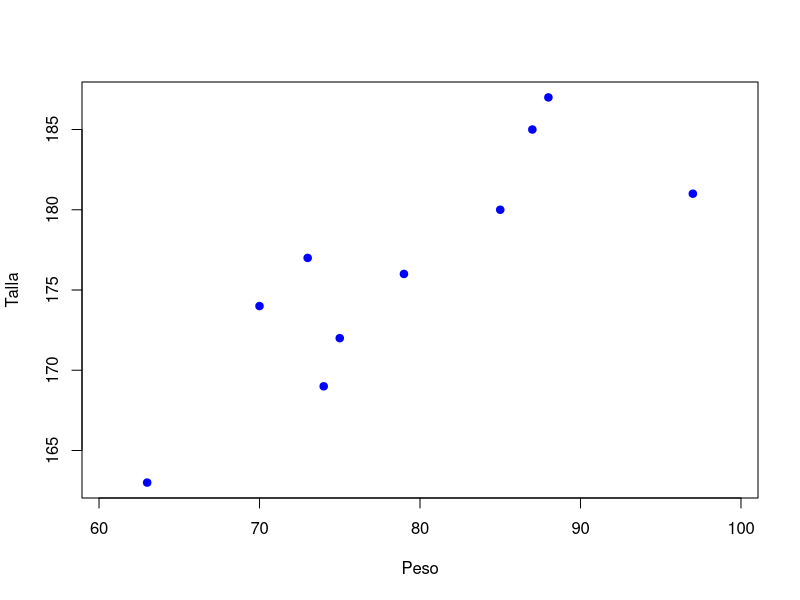
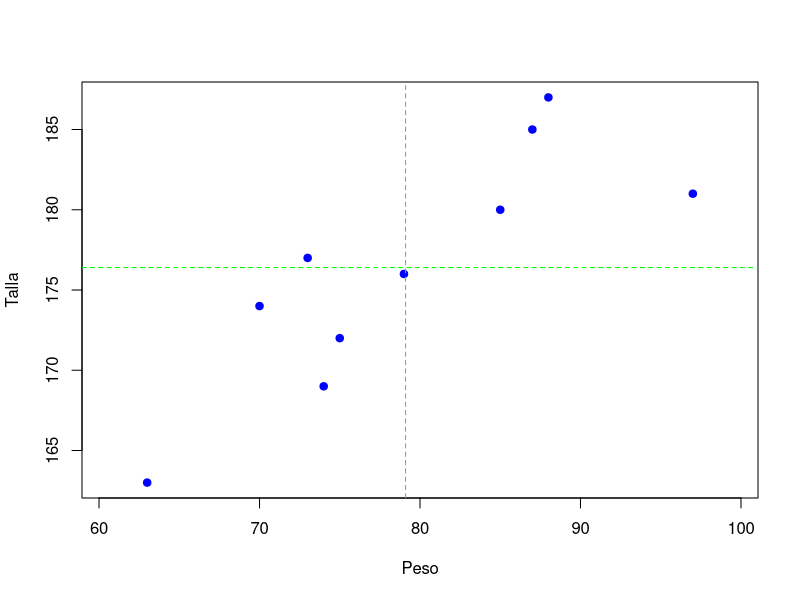
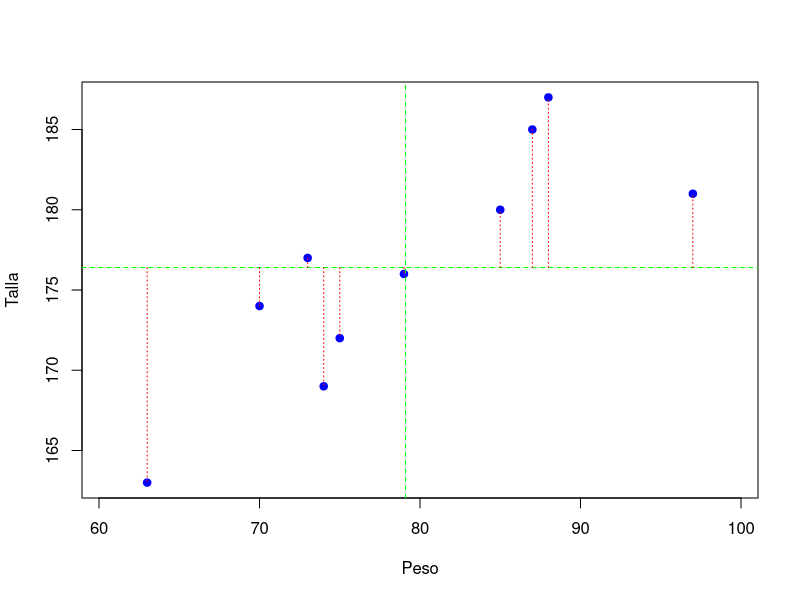
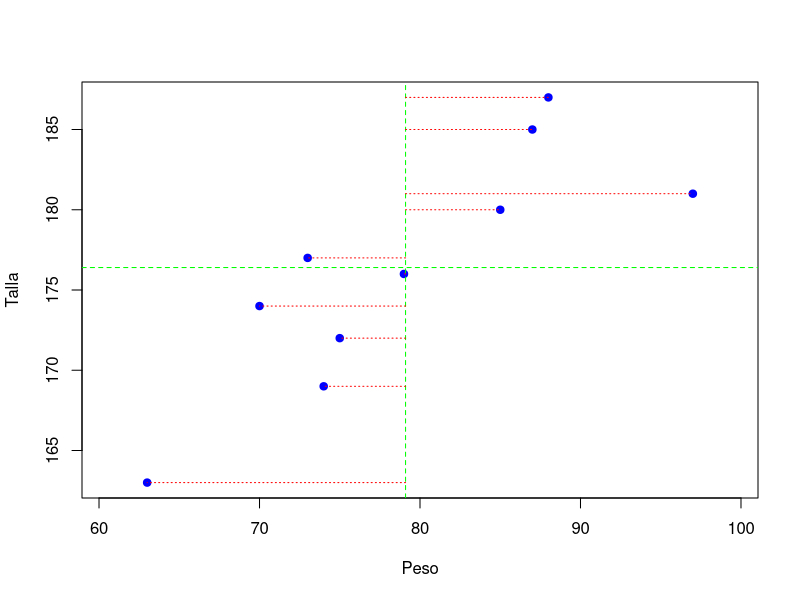
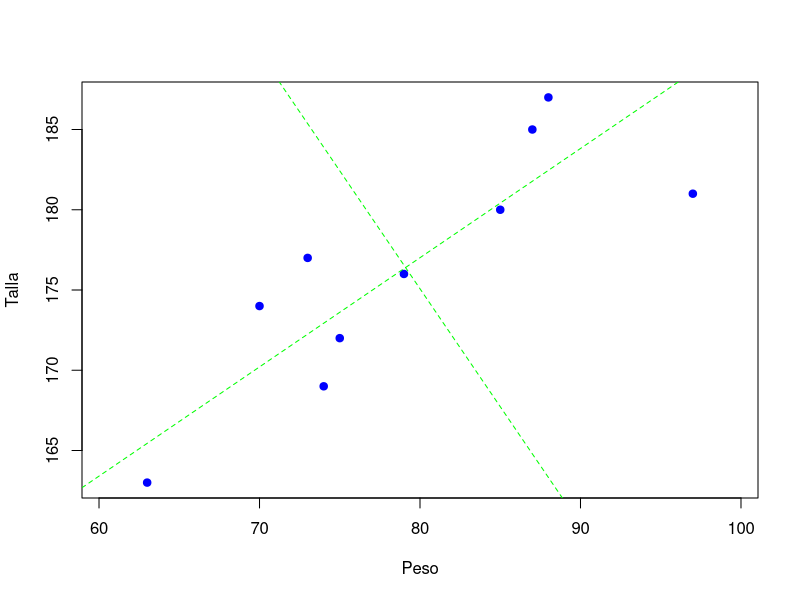
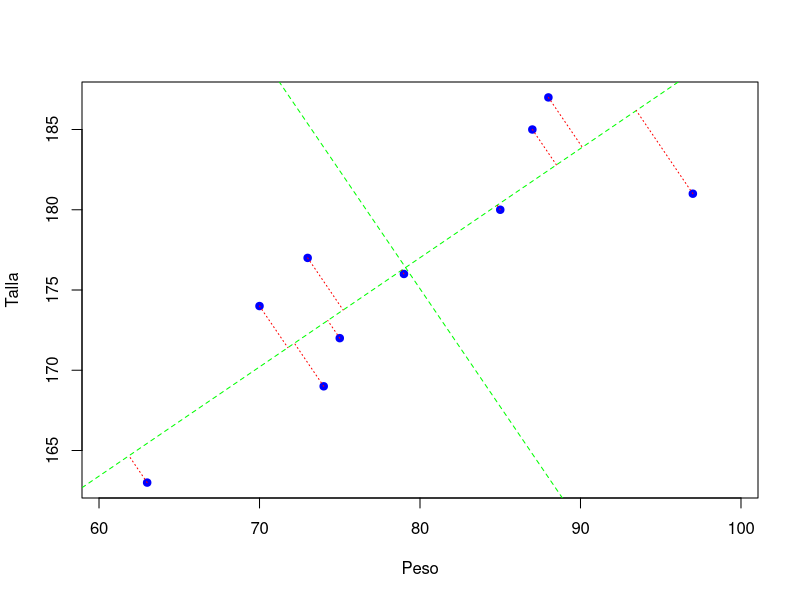
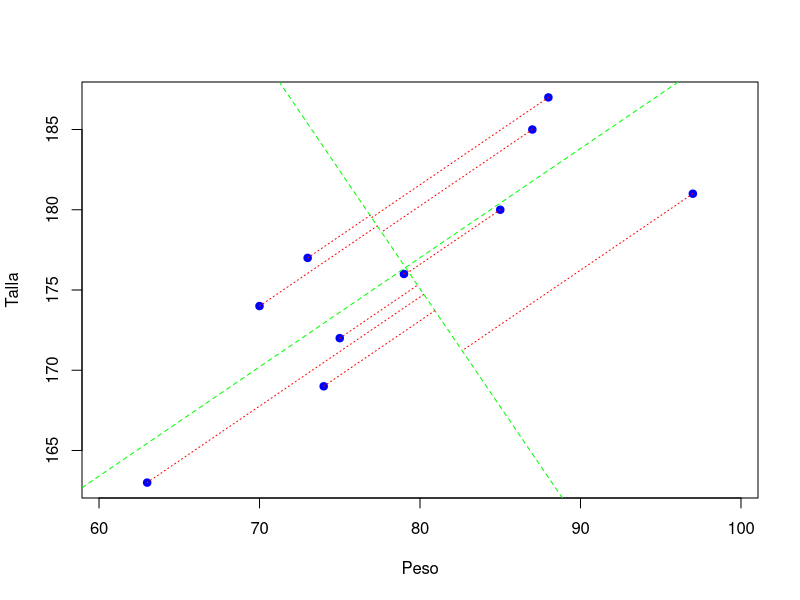

R code for these plots, in order:
###########################################################################
## Codigo de la entrada Valores y Vectores Propios
## 28/01/2014
###########################################################################

## ------------------------------------------------------------------------
X <- matrix(c( 70, 75, 97, 87, 63, 79, 74, 85, 88, 73, 174, 172, 181, 185, 163, 176, 169, 180, 187, 177),
             nrow=10, ncol=2,
             dimnames=list(c("P01", "P02", "P03", "P04", "P05", "P06", "P07", "P08", "P09", "P10"),
                           c("peso", "talla")))
X


## ----echo=F, fig.width=5, fig.height=5-----------------------------------
plot(X[,"peso"], X[,"talla"], xlab="Peso", ylab="Talla", pch=19, col="blue", asp=1)


## ------------------------------------------------------------------------
var(X[,"peso"])
var(X[,"talla"])


## ----echo=F, fig.width=5, fig.height=5-----------------------------------
plot(X[,"peso"], X[,"talla"], xlab="Peso", ylab="Talla", pch=19, col="blue", asp=1)
abline(h=mean(X[,"talla"]), v=mean(X[,"peso"]), col="green", lty = 2)


## ----echo=FALSE, fig.width=5, fig.height=5-------------------------------
plot(X[,"peso"], X[,"talla"], xlab="Peso", ylab="Talla", pch=19, col="blue", asp=1)
abline(h=mean(X[,"talla"]), v=mean(X[,"peso"]), col="green", lty = 2)
for (i in 1:10) lines(c(X[i,"peso"], X[i,"peso"]), c(mean(X[,"talla"]), X[i,"talla"]), col="red", lty=3)


## ----echo=F, fig.width=5, fig.height=5-----------------------------------
plot(X[,"peso"], X[,"talla"], xlab="Peso", ylab="Talla", pch=19, col="blue", asp=1)
abline(h=mean(X[,"talla"]), v=mean(X[,"peso"]), col="green", lty = 2)
for (i in 1:10) lines(c(mean(X[,"peso"]), X[i,"peso"]), c(X[i,"talla"], X[i,"talla"]), col="red", lty=3)


## ----echo=F, fig.width=5, fig.height=5-----------------------------------
S <- cov(X)
ES <- eigen(S)
plot(X[,"peso"], X[,"talla"], xlab="Peso", ylab="Talla", pch=19, col="blue", asp=1)
b1 <- ES$vectors[2,1]/ES$vectors[1,1]
a1 <- mean(X[,"talla"]) - b1*mean(X[,"peso"])
abline(c(a1, b1), col="green", lty = 2)
b2 <- ES$vectors[2,2]/ES$vectors[1,2]
a2 <- mean(X[,"talla"]) - b2*mean(X[,"peso"])
abline(c(a2, b2), col="green", lty = 2)


## ----echo=F, fig.width=5, fig.height=5-----------------------------------
plot(X[,"peso"], X[,"talla"], xlab="Peso", ylab="Talla", pch=19, col="blue", asp=1)
abline(c(a1, b1), col="green", lty = 2)
abline(c(a2, b2), col="green", lty = 2)
for (i in 1:10){
  x <- (mean(X[,"peso"])*b1 - X[i,"peso"]*b2 + X[i,"talla"] - mean(X[,"talla"]))/(b1-b2)
  y <- b2*(x - X[i,"peso"]) + X[i,"talla"]
  lines(c(X[i,"peso"], x), c(X[i,"talla"], y), col="red", lty=3)
}  


## ----echo=F, fig.width=5, fig.height=5-----------------------------------
plot(X[,"peso"], X[,"talla"], xlab="Peso", ylab="Talla", pch=19, col="blue", asp=1)
abline(c(a1, b1), col="green", lty = 2)
abline(c(a2, b2), col="green", lty = 2)
for (i in 1:10){
  x <- (mean(X[,"peso"])*b2 - X[i,"peso"]*b1 + X[i,"talla"] - mean(X[,"talla"]))/(b2-b1)
  y <- b1*(x - X[i,"peso"]) + X[i,"talla"]
  lines(c(X[i,"peso"], x), c(X[i,"talla"], y), col="red", lty=3)
}  


## ------------------------------------------------------------------------
S <- cov(X)
eigen(S)


